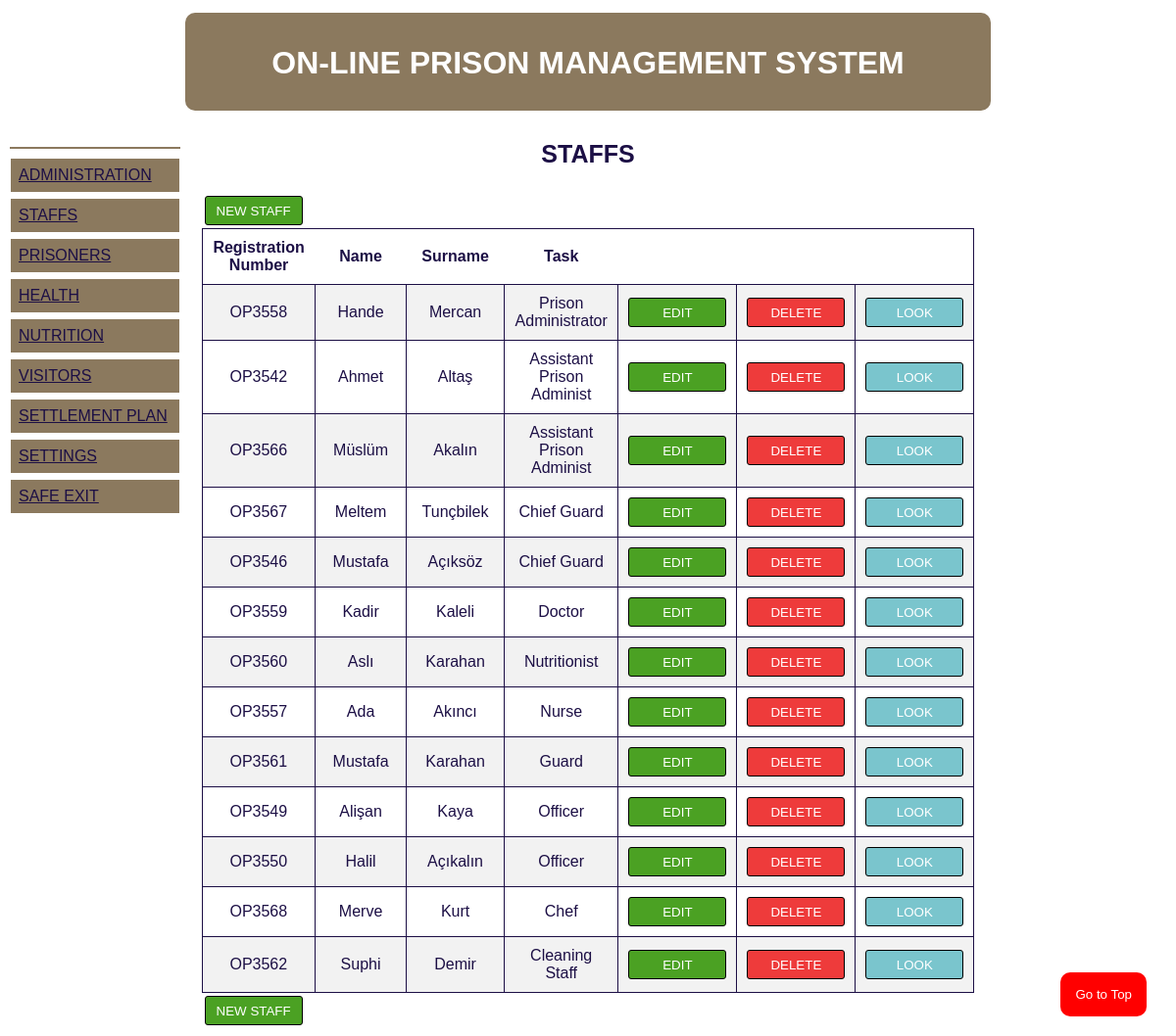
/staffs.php, run on the app's committed database.
### tables this page shows
CREATE TABLE `staffs` (
  `id` int(11) NOT NULL,
  `persicilno` varchar(15) NOT NULL,
  `ad` varchar(20) NOT NULL,
  `soyad` varchar(30) NOT NULL,
  `cinsiyet` varchar(5) NOT NULL,
  `babaadi` varchar(20) NOT NULL,
  `anneadi` varchar(20) NOT NULL,
  `dogumtarihi` date NOT NULL,
  `uyruk` varchar(10) NOT NULL,
  `dogumyeri` varchar(30) NOT NULL,
  `gorev` varchar(50) NOT NULL,
  `gorevtanim` varchar(250) DEFAULT NULL,
  `baslamatarih` date DEFAULT NULL,
  `baslamasekil` varchar(10) NOT NULL,
  `transferyeri` varchar(200) DEFAULT NULL,
  `tlf` varchar(15) NOT NULL,
  `adres` varchar(250) NOT NULL,
  `medenidurum` varchar(10) NOT NULL,
  `esadsoyad` varchar(60) DEFAULT NULL,
  `cocuksayi` int(11) NOT NULL,
  `cocukbilgi` varchar(300) DEFAULT NULL,
  `kisibilgi` varchar(300) DEFAULT NULL,
  `ayrilistarih` date DEFAULT NULL,
  `ayrilisneden` varchar(25) DEFAULT NULL,
  `resim` varchar(15) DEFAULT NULL,
  `aktiflik` varchar(3) NOT NULL
);

### staffs.php (the view, shortened to what this page needs)
<?php
include "config.php";
?>
<!DOCTYPE html>
<html>
<head>
<link rel="stylesheet" href="style.css">
</head>
<body>
<div class= "header">
   <?php require_once "header.php" ?>
</div>
<div style="overflow:auto">
  <div class="menu">
    <?php require_once "menu.php"; ?>
  </div>
  <div class="main">
  <!doctype html>
<html>
<head>
</head>
<b><h3 style="font-size:25px; text-align:center";>STAFFS</h3></b>
<div class="idare" style="overflow-x: auto;">
<table><tr>
  <td><a href="staffadd.php" ><input type="submit" class="btn-edit" value="NEW STAFF"></a></td>
</tr></table>
<table id="idare">
	<tr>
		<th>Registration Number</th>
		<th>Name</th>
		<th>Surname</th>
    <th>Task</th>
		<th></th>
		<th></th>
		<th></th>
	</tr>
<?php
$sql1 = $conn->query("SELECT asis FROM settings");
$sql1sor = $sql1->fetch_assoc();
$soru=$sql1sor['asis'];
if ($soru=="Yes"){
  $sorgu=$conn->query("SELECT s.id, s.persicilno, s.ad, s.soyad, s.gorev, s.aktiflik, t.gorevadi, t.gorevprtno FROM staffs AS s, tasks AS t WHERE s.gorev=t.gorevadi ORDER BY t.gorevprtno, s.ad, s.soyad");
}else{
  $cevap="Yes";
  $sorgu=$conn->query("SELECT s.id, s.persicilno, s.ad, s.soyad, s.gorev, s.aktiflik, t.gorevadi, t.gorevprtno FROM staffs AS s, tasks AS t  WHERE s.gorev=t.gorevadi AND s.aktiflik='Yes' ORDER BY t.gorevprtno, s.ad, s.soyad");
}
if ($sorgu) {
while($sonuc = $sorgu->fetch_assoc()) {
$id = $sonuc['id'];
$psn = $sonuc['persicilno'];
$ad = $sonuc['ad'];
$soyad = $sonuc['soyad'];
$gorev=$sonuc['gorev'];
?>
    <tr>
    <td><?php echo $psn;  ?></td>
		<td><?php echo $ad; ?></td>
		<td><?php echo $soyad; ?></td>
    <td><?php echo $gorev; ?></td>
        <td><a href="staffedit.php?id=<?php echo $id; ?>" ><input type="submit" class="btn-edit" value="EDIT"></a></td>
		<td><a href="staffdelete.php?id=<?php echo $id; ?>" ><input type="submit" class="btn-dlt" value="DELETE"></a></td>
        <td><a href="staffssee.php?id=<?php echo $id; ?>" ><input type="submit" class="btn-look" value="LOOK"></a></td>
	</tr>
<?php }
} else {
  echo "Sorgu başarısız: " . $conn->error;
}
?>
</table>
<table><tr>
  <td><a href="staffadd.php" ><input type="submit" class="btn-edit" value="NEW STAFF"></a></td>
</tr></table>
 <button onclick="topFunction()" id="myBtn" title="Go To Top">Go to Top</button>
</div>
  </div>
</div>
</body>
</html>

### style.css (style rules this page uses)
* { box-sizing: border-box; font-family: Arial, sans-serif; color:#1c0f45; }
.main { float: left; width: 70%; padding: 0 20px; }
.menu { float: left; width: 15%; text-align: left; margin: 30px auto; color:black; }

### header.php (style rules this page uses)
.header { padding:5px; text-align:center; }

### staffs.php (style rules this page uses)
#idare { width:100%; border:1px solid; border-collapse:collapse; }
#idare td { width:15%; border:1px solid; text-align:center; padding: 10px; }
#idare th { padding: 10px; height:40px; }
#idare tr:nth-child(even) { background-color: #f2f2f2; }
.btn-edit { background-color:#4ba123; border-radius:3px; border:1px solid black; width:100px; height:30px; color:white; }
.btn-dlt { background-color:#ee3b3b; border-radius:3px; border:1px solid black; color:white; width:100px; height:30px; color:white; }
.btn-look { background-color:#7ac5cd; border-radius:3px; border:1px solid black; width:100px; height:30px; color:white; }
#myBtn { position: fixed; bottom: 20px; right: 30px; z-index: 99; border: none; outline: none; background-color: red; color: white; cursor: pointer; padding: 15px; border-radius: 10px; transition:all 1s linear; }

### data on the page
staffs: persicilno "OP3558", ad "Hande", soyad "Mercan", gorev "Prison Administrator"
staffs: persicilno "OP3542", ad "Ahmet", soyad "Altaş", gorev "Assistant Prison Administ"
staffs: persicilno "OP3566", ad "Müslüm", soyad "Akalın", gorev "Assistant Prison Administ"
staffs: persicilno "OP3567", ad "Meltem", soyad "Tunçbilek", gorev "Chief Guard"
staffs: persicilno "OP3546", ad "Mustafa", soyad "Açıksöz", gorev "Chief Guard"
staffs: persicilno "OP3559", ad "Kadir", soyad "Kaleli", gorev "Doctor"
staffs: persicilno "OP3560", ad "Aslı", soyad "Karahan", gorev "Nutritionist"
staffs: persicilno "OP3557", ad "Ada", soyad "Akıncı", gorev "Nurse"
staffs: persicilno "OP3561", ad "Mustafa", soyad "Karahan", gorev "Guard"
staffs: persicilno "OP3549", ad "Alişan", soyad "Kaya", gorev "Officer"
staffs: persicilno "OP3550", ad "Halil", soyad "Açıkalın", gorev "Officer"
staffs: persicilno "OP3568", ad "Merve", soyad "Kurt", gorev "Chef"
staffs: persicilno "OP3562", ad "Suphi", soyad "Demir", gorev "Cleaning Staff"
